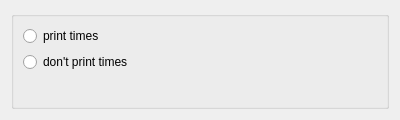
<?xml version="1.0" encoding="UTF-8"?>
<ui version="4.0">
 <class>ElectroStaticDialog</class>
 <widget class="QDialog" name="ElectroStaticDialog">
  <property name="geometry">
   <rect>
    <x>0</x>
    <y>0</y>
    <width>400</width>
    <height>120</height>
   </rect>
  </property>
  <property name="sizePolicy">
   <sizepolicy hsizetype="Fixed" vsizetype="Fixed">
    <horstretch>0</horstretch>
    <verstretch>0</verstretch>
   </sizepolicy>
  </property>
  <property name="minimumSize">
   <size>
    <width>300</width>
    <height>120</height>
   </size>
  </property>
  <property name="windowTitle">
   <string>Dialog</string>
  </property>
  <layout class="QVBoxLayout" name="verticalLayout">
   <item>
    <widget class="QGroupBox" name="groupBox">
     <property name="title">
      <string/>
     </property>
     <layout class="QFormLayout" name="formLayout">
      <property name="fieldGrowthPolicy">
       <enum>QFormLayout::FieldsStayAtSizeHint</enum>
      </property>
      <item row="3" column="0">
       <widget class="QRadioButton" name="dontprinttimesButton_">
        <property name="text">
         <string>don't print times</string>
        </property>
       </widget>
      </item>
      <item row="2" column="0">
       <widget class="QRadioButton" name="printtimesButton_">
        <property name="text">
         <string>print times</string>
        </property>
       </widget>
      </item>
     </layout>
    </widget>
   </item>
  </layout>
 </widget>
 <resources/>
 <connections/>
</ui>
